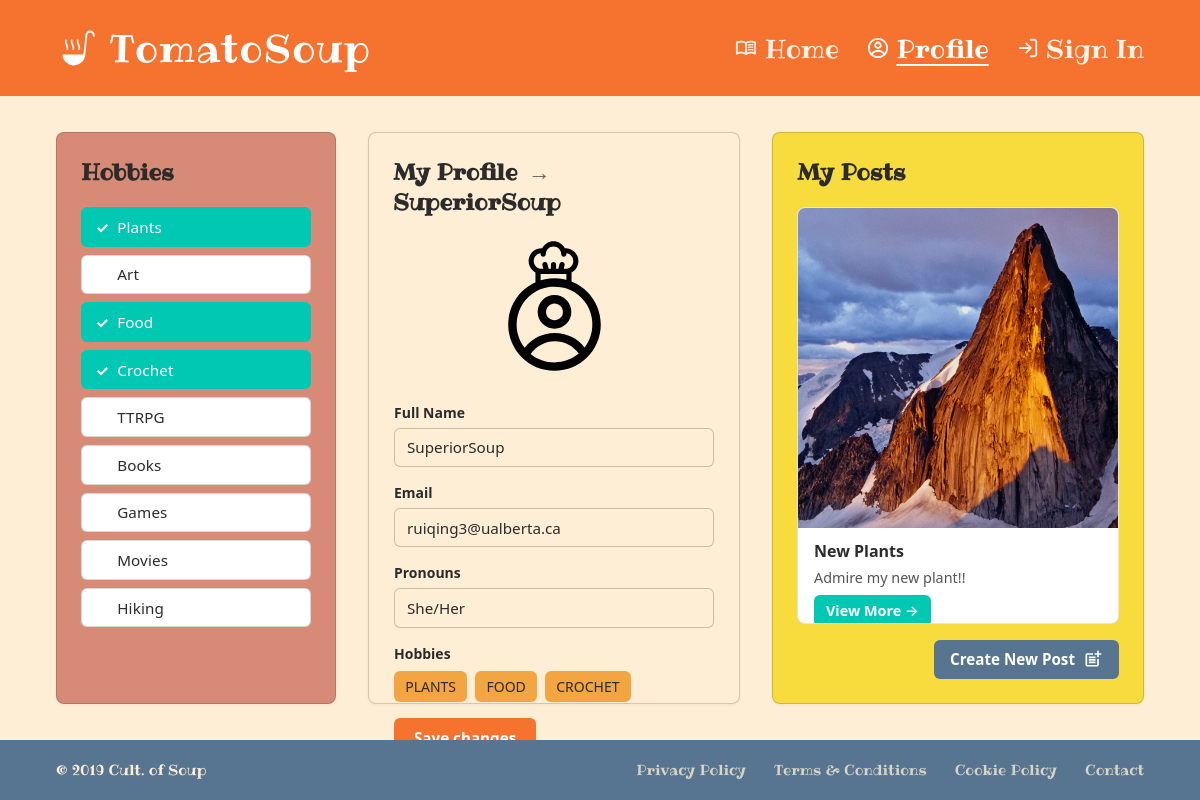
/profile/ (signed in), run on the app's committed database.
### Soup/models.py (models this page shows, shortened)
class Author(AbstractBaseUser, PermissionsMixin):
    id = models.UUIDField(primary_key=True, default=uuid.uuid4, editable=False)
    username = models.CharField(max_length=150, unique=True)
    email = models.CharField(blank=True)
    password = models.CharField(max_length=128, default="thisisapassword")
    pronouns = models.CharField(max_length=128, default="")
    hobby = JSONField(default=list, blank=True) # This will be a list of strings of hobbies that the user has selected
    date_joined = models.DateTimeField(default=timezone.now)
    is_superuser = models.BooleanField(default=False)
    is_staff = models.BooleanField(default=False)
    is_active = models.BooleanField(default=True)
    objects = UserManager()
    USERNAME_FIELD = "username"
    REQUIRED_FIELDS = ["email", "password"]

class Post(models.Model):
    id = models.UUIDField(primary_key=True, default=uuid.uuid4, editable=False)
    title = models.CharField(max_length=300, blank=True)
    description = models.TextField(blank=True)
    author = models.ForeignKey(Author, on_delete=models.CASCADE)
    hobby = models.CharField(max_length=300, choices=HOBBY, default='PLANTS')
    published = models.DateTimeField(default=timezone.now)
    views = models.PositiveIntegerField(default=0)

class Image(models.Model):
    id = models.UUIDField(primary_key=True, default=uuid.uuid4, editable=False)
    post = models.ForeignKey(Post, on_delete=models.CASCADE)
    image = models.ImageField(upload_to='entry_images/')
    order = models.PositiveIntegerField(default=0)
    class Meta:
        ordering = ['order']

### Soup/views.py (the view, shortened to what this page needs)
# urls.py: path('profile/', views.profile_view, name='profile'),
@login_required
def profile_view(request):
    author = request.user
    if author.hobby == '':
        selected = []
    else:
        selected = json.loads(author.hobby)
    user_posts = (
        Post.objects.filter(author=author)
        .prefetch_related("image_set")
        .order_by("-published")
    )
    context = {
        "author": author,
        "all_hobbies": HOBBY,
        "selected_hobby_values": selected,
        "user_posts": user_posts,
    }
    return render(request, "profile.html", context)

### Soup/templates/profile.html (shortened to what this page needs)
{% extends 'base.html' %}
{% load static %}
{% block head %}
<link rel="stylesheet" href="{% static 'css/profile.css' %}">
{% endblock %}
{% block content %}
<div class="profile-layout">
  <aside class="profile-col profile-col--hobbies">
    <h2 class="profile-col-title">Hobbies</h2>
    <ul class="hobby-list" aria-label="Select hobbies">
      {% for value, label in all_hobbies %}
        <li>
          <form name="change-hobby" name="login" method="POST">
            <button type="submit" class="hobby-btn {% if value in selected_hobby_values %}hobby-btn--selected{% endif %}" data-hobby="{{ value }}" aria-pressed="{% if value in selected_hobby_values %}true{% else %}false{% endif %}">
              <span class="hobby-btn-check" aria-hidden="true">✓</span>
              {{ label }}
            </button>
        </form>
        </li>
      {% endfor %}
    </ul>
  </aside>
  <section class="profile-col profile-col--main">
    <h2 class="profile-col-title">
      My Profile
      <span class="profile-col-title-arrow" aria-hidden="true">→</span>
      <span class="profile-display-name">{{ author.username }}</span>
    </h2>
    <div class="profile-card">
      <div class="profile-avatar" aria-hidden="true">
        <img src="{% static 'icons/Component 1_chefprofile.svg' %}" alt="" />
      </div>
      <form class="profile-form" method="post" action="">
        <label class="profile-field">
          <span class="profile-field-label">Full Name</span>
          <input type="text" name="username" class="profile-input" value="{{ author.username }}" placeholder="Username" />
        </label>
        <label class="profile-field">
          <span class="profile-field-label">Email</span>
          <input type="email" name="email" class="profile-input" value="{{ author.email|default:'' }}" placeholder="Email" />
        </label>
        <label class="profile-field">
          <span class="profile-field-label">Pronouns</span>
          <input type="text" name="pronouns" class="profile-input" placeholder="Pronouns" value="{{ author.pronouns|default:'' }}"/>
        </label>
        <div class="profile-hobbies-tags">
          <span class="profile-field-label">Hobbies</span>
          <div class="hobby-tags" aria-label="Selected hobbies">
            {% for value in selected_hobby_values %}
                <span class="hobby-tag">{{ value }}</span>
            {% endfor %}
          </div>
        </div>
        <button type="submit" class="profile-save-btn">Save changes</button>
      </form>
    </div>
  </section>
  <aside class="profile-col profile-col--posts">
    <h2 class="profile-col-title">My Posts</h2>
    <div class="post-cards">
      {% for post in user_posts %}
        <article class="post-card">
          <div class="post-card-image">
            {% with post.image_set.all as images %}
              {% if images %}
                <img src="{{ images.0.image.url }}" alt="" />
              {% else %}
                <span class="post-card-image-placeholder" aria-hidden="true">📷</span>
              {% endif %}
            {% endwith %}
          </div>
          <div class="post-card-body">
            <h3 class="post-card-title">{{ post.title|default:"Untitled" }}</h3>
            <p class="post-card-desc">{{ post.description|truncatewords:12 }}</p>
            <a href="{% url 'post' post.id %}" class="post-card-link">View More →</a>
          </div>
        </article>
      {% empty %}
        <p class="post-cards-empty">No posts yet.</p>
      {% endfor %}
    </div>
    <a href="{% url 'new_post' %}" class="create-post-btn">
      Create New Post
      <img src="{% static 'icons/Icon Right_newpost.svg' %}" alt="" aria-hidden="true" />
    </a>
  </aside>
</div>
{% endblock %}

### Soup/static/css/global.css (style rules this page uses)
:root { --ts-palette-dark-teal: #008080; --ts-palette-blue-gray: #577590; --ts-palette-cyan: #00C3D0; --ts-palette-teal: #00C8B3; --ts-palette-green: #34C759; --ts-palette-light-green: #98D8A0; --ts-palette-periwinkle: #B8C5D6; --ts-palette-salmon: #D78A76; --ts-palette-amber: #F2A541; --ts-palette-orange: #F6732F; --ts-palette-burnt-orange: #B85C38; --ts-palette-yellow: #F8DC3D; --ts-palette-cream: #FEEED5; --ts-palette-white: #FFFFFF; --ts-color-header: var(--ts-palette-orange); --ts-color-header-text: var(--ts-palette-white); --ts-color-bg: var(--ts-palette-cream); --ts-color-footer: var(--ts-palette-blue-gray); --ts-color-footer-text: var(--ts-palette-cream); --ts-color-link: var(--ts-palette-cream); --ts-color-link-muted: rgba(254, 238, 213, 0.78); --ts-font-body: "Segoe UI", system-ui, -apple-system, sans-serif; }
*, *::before, *::after { box-sizing: border-box; }
html, body { height: 100%; }
body { margin: 0; font-family: "Ribeye", cursive; background-color: var(--ts-color-bg); color: #2b2b2b; display: flex; flex-direction: column; }
a { color: inherit; text-decoration: none; }

### data on the page
Author: username "SuperiorSoup", email "ruiqing3@ualberta.ca", pronouns "She/Her"
Post: image_set.all.0.image (picture), title "New Plants", description "Admire my new plant!!"

### other printed values
{{ label }} "Plants" "Art" "Food" "Crochet" "TTRPG" "Books" "Games" "Movies" "Hiking"
{{ value }} "PLANTS" "FOOD" "CROCHET"
